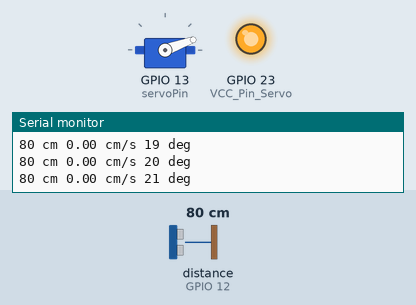
A sketch run on a simulated ESP32. Shown: servo, output pins drawn as LEDs (lit = HIGH), the last lines printed to the serial monitor. The inputs (shaded band) are chosen by the test bench; at power-on: distance to the obstacle (sensor on GPIO 12) 80 cm. The echo pulse lasts 58.3 µs per cm; pins used as bus, display or sensor lines are not drawn.

Above: at 1.2 s.
1.3 s: distance to the obstacle (sensor on GPIO 12) set to 2 cm
At 2.93 s:
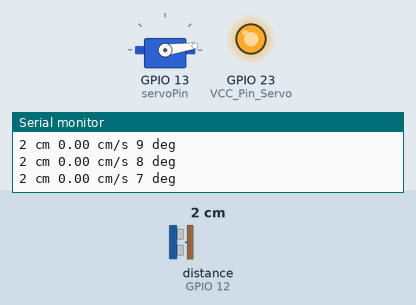
4.3 s: distance to the obstacle (sensor on GPIO 12) set to 250 cm
Timing chart, 0 to 13.3 s (numbered marks = the images above; inputs shaded):
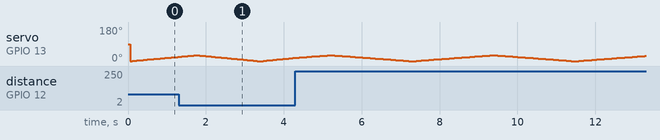

The sketch:

_______ESP32_copy_20230913115158.ino
```cpp
#include <Ultrasonic.h> //超音波模組
#include <ESP32Servo.h>


const int TRIGGER_PIN = 14;  // 超音波模組的 Trig 腳位連接到 ESP32 的 GPIO 18 腳位
const int ECHO_PIN = 12;     // 超音波模組的 Echo 腳位連接到 ESP32 的 GPIO 19 腳位
const int VCC_PIN = 27;      // 超音波模組的 VCC 腳位連接到 ESP32 的 GPIO 5 腳位
//const int TRIGGER_PIN = 18;  // 超音波模組的 Trig 腳位連接到 ESP32 的 GPIO 18 腳位
//const int ECHO_PIN = 19;     // 超音波模組的 Echo 腳位連接到 ESP32 的 GPIO 19 腳位
//const int VCC_PIN = 5;      // 超音波模組的 VCC 腳位連接到 ESP32 的 GPIO 5 腳位
int distance_last=0; // 上一次的距離
int delaytime=50;   // 0.1秒
float delta_distance;
float speed;
int distance;

//舵機
Servo myservo;  // 建立 Servo 物件

int servoPin=13;
int VCC_Pin_Servo=23;
int angle = 0;    // 定義當前伺服馬達角度
int increment = 1;  // 每次增加或減少的角度


Ultrasonic ultrasonic(TRIGGER_PIN, ECHO_PIN);

void setup() {
  pinMode(VCC_PIN, OUTPUT);
  digitalWrite(VCC_PIN, HIGH);  // 將超音波模組的供電腳位設定為高電位
  Serial.begin(9600);

  pinMode(VCC_Pin_Servo, OUTPUT);
  digitalWrite(VCC_Pin_Servo, HIGH);  // 將舵機的供電腳位設定為高電位
  myservo.attach(servoPin);  // 將伺服馬達連接到數位腳位

}

void loop() {
  distance = ultrasonic.read(); //讀取距離
  delta_distance = distance_last - distance;
  speed = delta_distance / delaytime*100;
  Serial.print(distance);
  Serial.print(" cm ");
  Serial.print(speed);
  Serial.print(" cm/s ");
  Serial.print(angle);
  Serial.println(" deg");
  distance_last = distance;
  delay(delaytime);

  // 將伺服馬達轉到 0 度
  myservo.write(angle);
  //myservo.write(90);
  angle += increment;
  //Serial.print(angle);
  //delay(delaytime);

  // 如果伺服馬達到達 0 度或 90 度，則改變方向
  if (angle < 0 || angle > 30) {
    increment = -increment;
  }

}
```
